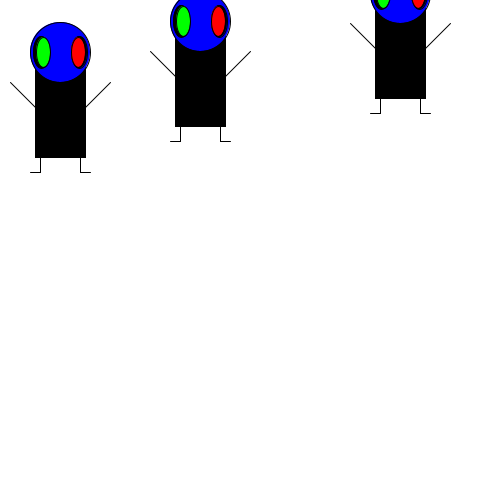
Frame 1 (no input)
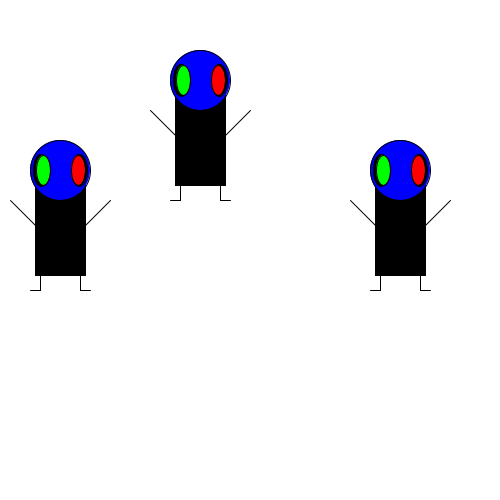
Frame 60 (the mouse pressed at the canvas centre just before this capture)
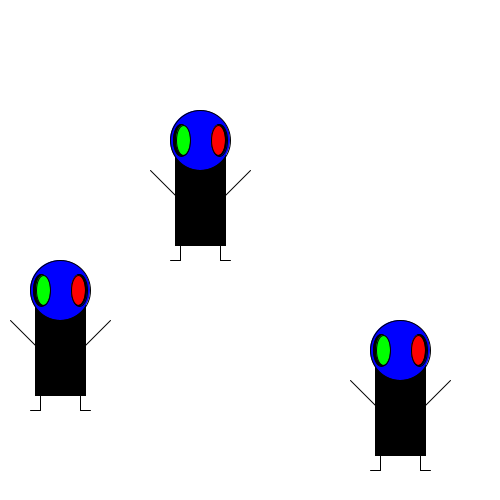
Frame 120 (the mouse held since frame 60 and released just before this capture)

The Processing sketch that drew these frames (run headless with seeded random() and noise(); from frame 60 on, the mouse is pressed at the canvas centre):

// Processing sketch: processing_132027
// ── processing_132027.pde

Monster mijnMonster;
Monster mijnMonster2;
Monster mijnMonster3;

void setup() {
  size(500,500);
  mijnMonster = new Monster(200,50,1);
  mijnMonster2 = new Monster(60,80,2);
  mijnMonster3 = new Monster(400,20,3);
}

void draw() {
  background(255);
  mijnMonster.update();
  mijnMonster.drawMonster();
  mijnMonster.test();
  
  mijnMonster2.update();
  mijnMonster2.drawMonster();
  mijnMonster2.test();
  
  mijnMonster3.update();
  mijnMonster3.drawMonster();
  mijnMonster.test();
}


class Monster{
int Y = 120;
int X = 100;
int y = 0;
int x = 0;
int stop = 900;
int spatie = 15;
int monsterX;
int monsterY;
int richting;
int teller;
boolean test;

  Monster(int tempX, int tempY, int tempRichting){
    monsterX = tempX;
    monsterY = tempY;
    richting = tempRichting;
    test = true;
  }
  void update(){
    monsterY = monsterY + richting;
    if(monsterY > width){
      richting = - richting;}
  }
  
  void test() {
    if(monsterY <=0 || monsterY >= height){
      richting = -richting;
      teller = teller + 1;
    }
  }

void drawMonster(){
 fill(0, 0, 0);
  rectMode(CENTER);
  rect( monsterX, monsterY+25, 50, 100);                    //lichaam
  line(monsterX-50, monsterY, monsterX, monsterY+50 );      //arm links
  line(monsterX, monsterY+50, monsterX+50, monsterY );       //arm rechts
  fill(0,0,255);                
  ellipse(monsterX, monsterY-30, 60, 60);                    //hoofd
  fill(0);                   
  ellipse(monsterX-19, monsterY-30, 16, 32);                 //oogkast links
  ellipse(monsterX+19, monsterY-30, 16, 32);                //oogkast rechts
  fill(0,255,0);
  ellipse(monsterX-17, monsterY-30, 14, 30);              //oogbal links
fill(255,0,0);  
  ellipse(monsterX+18, monsterY-30, 14, 30);                //oogbal rechts
  line(monsterX+20, monsterY+90, monsterX+20, monsterY+75);  //been rechts
  line( monsterX-20, monsterY+90, monsterX-20, monsterY+75);  //been links
  line( monsterX+20, monsterY+90, monsterX+30, monsterY+90);   //voet rechts
  line( monsterX-20, monsterY+90, monsterX-30, monsterY+90);   //voet links
}
}
